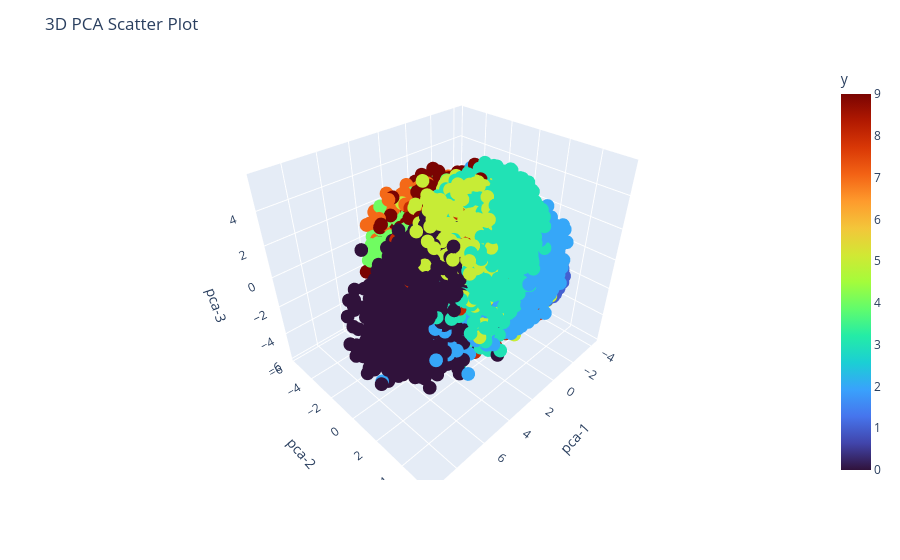

The code cell stored with this chart in its notebook:
### Markdown cell above
# Optional
Lets plot above using plotly for different visuals

### Code cell
# (SKIP) OPTIONAL. Uses plotly
import plotly.express as px # have to install plotly

fig = px.scatter_3d(
    df.loc[random_perm, :], 
    x='pca-1', 
    y='pca-2', 
    z='pca-3', 
    color='y',  # Color based on 'y' column
    color_continuous_scale='turbo'  # Similar to 'tab10'
)

fig.update_layout(
    scene=dict(
        xaxis_title='pca-1',
        yaxis_title='pca-2',
        zaxis_title='pca-3'
    ),
    title='3D PCA Scatter Plot'
)

fig.show()

### Figure 1 — Plotly figure (JSON) as saved in the notebook; plotly's stock layout.template omitted (floating-point values rounded to 4 significant figures; data arrays with more than 128 entries replaced by an {"elided": "..."} marker saying what was removed)
{"data": [{"hovertemplate": "pca-1=%{x}<br>pca-2=%{y}<br>pca-3=%{z}<br>y=%{marker.color}<extra></extra>", "legendgroup": "", "marker": {"color": {"elided": "70000 int values"}, "coloraxis": "coloraxis", "symbol": "circle"}, "mode": "markers", "name": "", "scene": "scene", "showlegend": false, "type": "scatter3d", "x": {"elided": "70000 float values"}, "y": {"elided": "70000 float values"}, "z": {"elided": "70000 float values"}}], "layout": {"coloraxis": {"colorbar": {"title": {"text": "y"}}, "colorscale": [[0, "#30123b"], [0.07143, "#4145ab"], [0.1429, "#4675ed"], [0.2143, "#39a2fc"], [0.2857, "#1bcfd4"], [0.3571, "#24eca6"], [0.4286, "#61fc6c"], [0.5, "#a4fc3b"], [0.5714, "#d1e834"], [0.6429, "#f3c63a"], [0.7143, "#fe9b2d"], [0.7857, "#f36315"], [0.8571, "#d93806"], [0.9286, "#b11901"], [1, "#7a0402"]]}, "legend": {"tracegroupgap": 0}, "margin": {"t": 60}, "scene": {"domain": {"x": [0, 1], "y": [0, 1]}, "xaxis": {"title": {"text": "pca-1"}}, "yaxis": {"title": {"text": "pca-2"}}, "zaxis": {"title": {"text": "pca-3"}}}, "title": {"text": "3D PCA Scatter Plot"}}}
